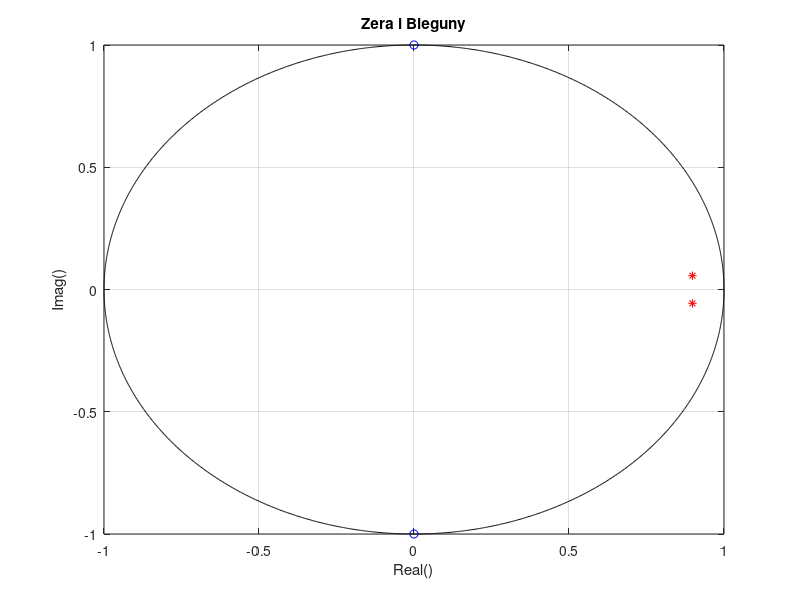
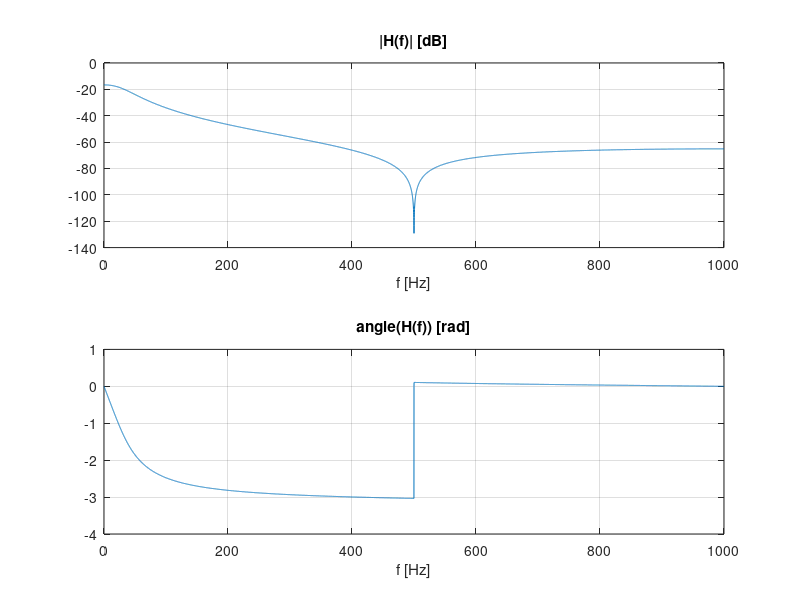
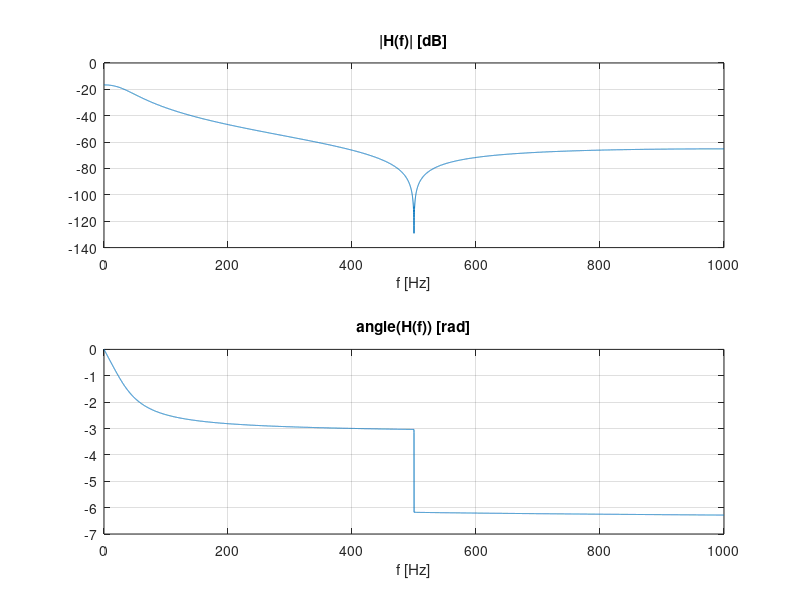
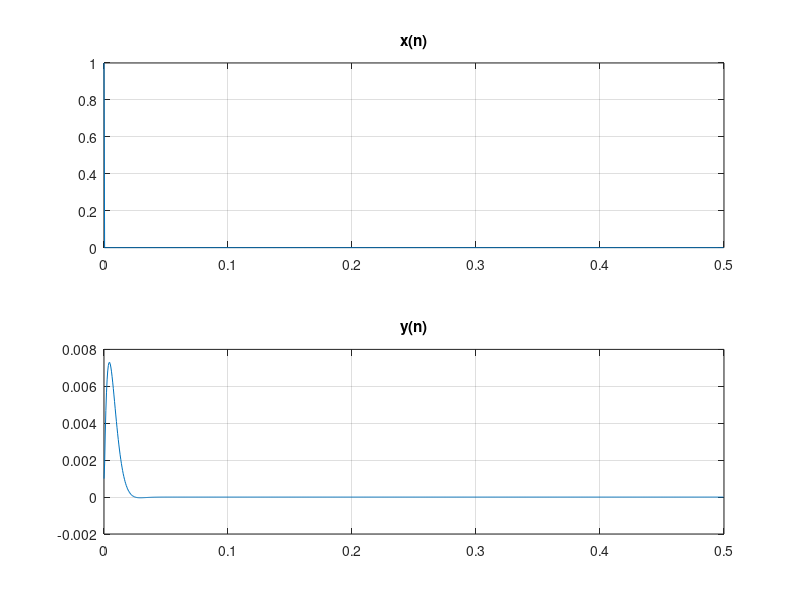

Write MATLAB code to recreate these figures, in order.
% cps_08_iir_intro.m
clear all; close all;

% Wybor/projekt wspolczynnikow filtra cyfrowego IIR
fpr = 2000;                           % czestotliwosc probkowania
if(0)  % ### dobor wartosci wspolczynnikow wielomianow transmitancji
   b = [0.01, 0.001];                         % [ b0, b1 ]
   a = [-0.61, 0.98];            % [ a0=1, a2, a3, a4]
   z = roots(b); p = roots(a);        % [b,a] --> [z,p]
else   % ### dobor miejsc zerowych wielomianow transmitancji
   gain = 0.001;
   z = [ 1 ] .* exp(j*2*pi*[ 500 ]/fpr);   z = [z conj(z)];  
   p = [ 0.9 ] .* exp(j*2*pi*[ 20 ]/fpr);   p = [p conj(p)]; 
        %zmienić na 1.1
   b = real( gain*poly(z) ), a = real( poly(p) );    % [z,p] --> [b,a]
end
figure;
alfa = 0 : pi/1000 : 2*pi; c=cos(alfa); s=sin(alfa);
plot(real(z),imag(z),'bo', real(p),imag(p),'r*',c,s,'k-'); grid;
title('Zera i Bieguny'); xlabel('Real()'); ylabel('Imag()'); 

% Weryfikacja odpowiedzi filtra: amplitudowej, fazowej, impulsowej, skokowej
f = 0 : 0.1 : 1000;                 % czestotliwosc w hercach
wn = 2*pi*f/fpr;                    % czestotliwosc katowa
zz = exp(-j*wn);                    % zmienna "z" transformacji Z (u nas z^(-1))
H = polyval(b(end:-1:1),zz) ./ polyval( a(end:-1:1),zz); % stosunek dwoch wielomianow
% H = freqz(b,a,f,fpr)                                    % alternatywna funkcja Matlab
figure;
subplot(211); plot(f,20*log10(abs(H))); xlabel('f [Hz]'); title('|H(f)| [dB]'); grid; 
subplot(212); plot(f,unwrap(angle(H))); xlabel('f [Hz]'); title('angle(H(f)) [rad]'); grid; 

zz = exp(j*wn);                     % zmienna transformacji Z
H = polyval(b,zz) ./ polyval(a,zz); % stosunek dwoch wielomianow dla zz=exp(j*om)
% H = freqz(b,a,f,fpr)              % alternatywna funkcja Matlaba
figure;
subplot(211);plot(f,20*log10(abs(H))); xlabel('f [Hz]'); title('|H(f)| [dB]'); grid; 
subplot(212); plot(f,unwrap(angle(H))); xlabel('f [Hz]'); title('angle(H(f)) [rad]'); grid; 

% ... ciag dalszy nastapi
pause;


% Sygnal wejsciowy x(n) - dwie sinusoidy: 20 and 500 Hz
Nx = 1000;                                          % liczba probek sygnalu
dt = 1/fpr; t = dt*(0:Nx-1);                        % chwile probkowania
%x = zeros(1,Nx); x(1) = 1;                         % sygnal delta Kroneckera (impuls jednostkowy)
x=zeros(1,Nx); x(1)=1;     % suma dwoch sinusow
% Rekursywna filtracja cyfrowa IIR: x(n) --> [ b, a ] --> y(n)
% y=filter(b,a,x); % funkcja Matlaba
M = length(b);                          % liczba wspolczynnikow {b}
N = length(a); a = a(2:N); N=N-1;       % liczba wspolczynnikow {a}, usun a0=1
bx = zeros(1,M);                        % bufor bx na probki wejsciowe x(n)
by = zeros(1,N);                        % bufor by na probki wyjsciowe y(n)
for n = 1 : Nx % PETLA GLOWNA
bx = [ x(n) bx(1:M-1) ];                % nowa probka x(n) na poczatek bufora bx
y(n) = sum( bx .* b ) - sum( by .* a ); % filtracja = dwie srednie wazone, y(n)=?
by = [ y(n) by(1:N-1) ];                % zapamietanie y(n) w buforze by
end %
% RYSUNKI: porownanie wejscia i wyjscia filtra
figure;
subplot(211); plot(t,x); grid; title("x(n)");         % sygnal wejsciowy x(n)
subplot(212); plot(t,y); grid; title("y(n)");         % sygnal wyjsciowy y(n)
figure;                                 % widma FFT drugicj polowek sygnalow x(n) i y(n) (bez stanow przejsciowych)
k=Nx/2+1:Nx; f0 = fpr/(Nx/2); f=f0*(0:Nx/2-1);
subplot(211); plot(f,20*log10(abs(2*fft(x(k)))/(Nx/2))); grid; title("fft x");
subplot(212); plot(f,20*log10(abs(2*fft(y(k)))/(Nx/2))); grid; title("fft x");
